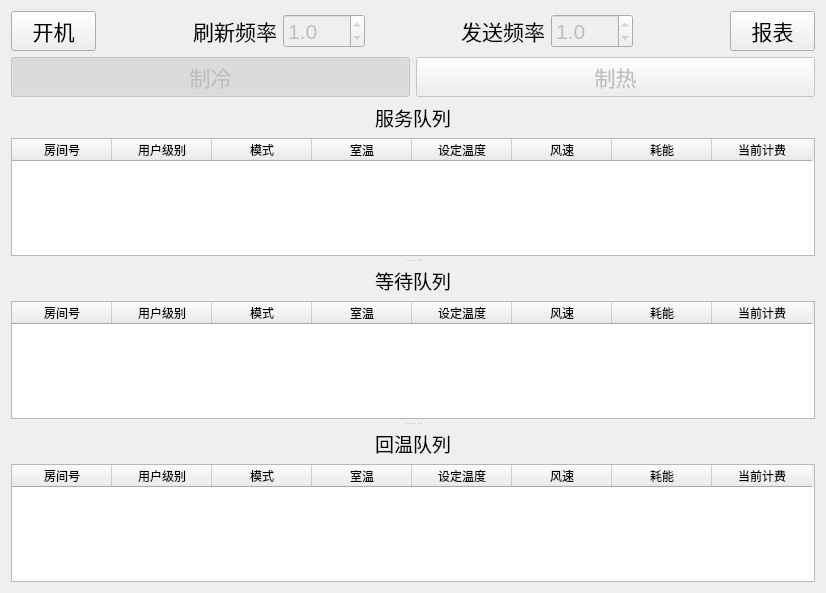
<?xml version="1.0" encoding="UTF-8"?>
<ui version="4.0">
 <class>Form</class>
 <widget class="QWidget" name="Form">
  <property name="geometry">
   <rect>
    <x>0</x>
    <y>0</y>
    <width>826</width>
    <height>593</height>
   </rect>
  </property>
  <property name="windowTitle">
   <string>中控机</string>
  </property>
  <layout class="QVBoxLayout" name="verticalLayout_4">
   <item>
    <layout class="QHBoxLayout" name="horizontalLayout_5">
     <item>
      <widget class="QPushButton" name="btClose">
       <property name="font">
        <font>
         <pointsize>16</pointsize>
        </font>
       </property>
       <property name="text">
        <string>开机</string>
       </property>
      </widget>
     </item>
     <item>
      <widget class="QLabel" name="label_3">
       <property name="text">
        <string/>
       </property>
      </widget>
     </item>
     <item>
      <layout class="QHBoxLayout" name="horizontalLayout_4">
       <item>
        <widget class="QLabel" name="label_2">
         <property name="font">
          <font>
           <pointsize>16</pointsize>
          </font>
         </property>
         <property name="text">
          <string>刷新频率</string>
         </property>
         <property name="alignment">
          <set>Qt::AlignRight|Qt::AlignTrailing|Qt::AlignVCenter</set>
         </property>
         <property name="margin">
          <number>0</number>
         </property>
        </widget>
       </item>
       <item>
        <widget class="QDoubleSpinBox" name="spRefFre">
         <property name="enabled">
          <bool>false</bool>
         </property>
         <property name="font">
          <font>
           <pointsize>16</pointsize>
          </font>
         </property>
         <property name="wrapping">
          <bool>false</bool>
         </property>
         <property name="decimals">
          <number>1</number>
         </property>
         <property name="singleStep">
          <double>0.500000000000000</double>
         </property>
         <property name="value">
          <double>1.000000000000000</double>
         </property>
        </widget>
       </item>
      </layout>
     </item>
     <item>
      <widget class="QLabel" name="label_10">
       <property name="text">
        <string/>
       </property>
      </widget>
     </item>
     <item>
      <layout class="QHBoxLayout" name="horizontalLayout">
       <item>
        <widget class="QLabel" name="label">
         <property name="font">
          <font>
           <pointsize>16</pointsize>
          </font>
         </property>
         <property name="text">
          <string>发送频率</string>
         </property>
         <property name="alignment">
          <set>Qt::AlignRight|Qt::AlignTrailing|Qt::AlignVCenter</set>
         </property>
         <property name="margin">
          <number>0</number>
         </property>
        </widget>
       </item>
       <item>
        <widget class="QDoubleSpinBox" name="spSendFre">
         <property name="enabled">
          <bool>false</bool>
         </property>
         <property name="font">
          <font>
           <pointsize>16</pointsize>
          </font>
         </property>
         <property name="wrapping">
          <bool>false</bool>
         </property>
         <property name="decimals">
          <number>1</number>
         </property>
         <property name="singleStep">
          <double>0.500000000000000</double>
         </property>
         <property name="value">
          <double>1.000000000000000</double>
         </property>
        </widget>
       </item>
      </layout>
     </item>
     <item>
      <widget class="QLabel" name="label_9">
       <property name="text">
        <string/>
       </property>
      </widget>
     </item>
     <item>
      <widget class="QPushButton" name="btReport">
       <property name="font">
        <font>
         <pointsize>16</pointsize>
        </font>
       </property>
       <property name="text">
        <string>报表</string>
       </property>
      </widget>
     </item>
    </layout>
   </item>
   <item>
    <layout class="QHBoxLayout" name="horizontalLayout_2">
     <item>
      <widget class="QPushButton" name="btCold">
       <property name="enabled">
        <bool>false</bool>
       </property>
       <property name="font">
        <font>
         <pointsize>16</pointsize>
        </font>
       </property>
       <property name="text">
        <string>制冷</string>
       </property>
       <property name="checkable">
        <bool>true</bool>
       </property>
       <property name="checked">
        <bool>true</bool>
       </property>
       <property name="autoExclusive">
        <bool>true</bool>
       </property>
      </widget>
     </item>
     <item>
      <widget class="QPushButton" name="btWarm">
       <property name="enabled">
        <bool>false</bool>
       </property>
       <property name="font">
        <font>
         <pointsize>16</pointsize>
        </font>
       </property>
       <property name="text">
        <string>制热</string>
       </property>
       <property name="checkable">
        <bool>true</bool>
       </property>
       <property name="autoExclusive">
        <bool>true</bool>
       </property>
      </widget>
     </item>
    </layout>
   </item>
   <item>
    <widget class="QSplitter" name="splitter">
     <property name="orientation">
      <enum>Qt::Vertical</enum>
     </property>
     <property name="handleWidth">
      <number>10</number>
     </property>
     <widget class="QWidget" name="layoutWidget">
      <layout class="QVBoxLayout" name="verticalLayout">
       <item>
        <widget class="QLabel" name="label_4">
         <property name="font">
          <font>
           <pointsize>14</pointsize>
          </font>
         </property>
         <property name="text">
          <string>服务队列</string>
         </property>
         <property name="alignment">
          <set>Qt::AlignCenter</set>
         </property>
        </widget>
       </item>
       <item>
        <widget class="QTableWidget" name="tbServeQueue">
         <property name="verticalScrollBarPolicy">
          <enum>Qt::ScrollBarAsNeeded</enum>
         </property>
         <property name="horizontalScrollBarPolicy">
          <enum>Qt::ScrollBarAsNeeded</enum>
         </property>
         <property name="sizeAdjustPolicy">
          <enum>QAbstractScrollArea::AdjustToContents</enum>
         </property>
         <property name="editTriggers">
          <set>QAbstractItemView::NoEditTriggers</set>
         </property>
         <property name="sortingEnabled">
          <bool>true</bool>
         </property>
         <attribute name="horizontalHeaderCascadingSectionResizes">
          <bool>false</bool>
         </attribute>
         <attribute name="horizontalHeaderDefaultSectionSize">
          <number>100</number>
         </attribute>
         <attribute name="horizontalHeaderShowSortIndicator" stdset="0">
          <bool>false</bool>
         </attribute>
         <attribute name="horizontalHeaderStretchLastSection">
          <bool>false</bool>
         </attribute>
         <attribute name="verticalHeaderHighlightSections">
          <bool>true</bool>
         </attribute>
         <attribute name="verticalHeaderShowSortIndicator" stdset="0">
          <bool>false</bool>
         </attribute>
         <column>
          <property name="text">
           <string>房间号</string>
          </property>
         </column>
         <column>
          <property name="text">
           <string>用户级别</string>
          </property>
         </column>
         <column>
          <property name="text">
           <string>模式</string>
          </property>
         </column>
         <column>
          <property name="text">
           <string>室温</string>
          </property>
         </column>
         <column>
          <property name="text">
           <string>设定温度</string>
          </property>
         </column>
         <column>
          <property name="text">
           <string>风速</string>
          </property>
         </column>
         <column>
          <property name="text">
           <string>耗能</string>
          </property>
         </column>
         <column>
          <property name="text">
           <string>当前计费</string>
          </property>
         </column>
        </widget>
       </item>
      </layout>
     </widget>
     <widget class="QWidget" name="layoutWidget">
      <layout class="QVBoxLayout" name="verticalLayout_2">
       <item>
        <widget class="QLabel" name="label_5">
         <property name="font">
          <font>
           <pointsize>14</pointsize>
          </font>
         </property>
         <property name="text">
          <string>等待队列</string>
         </property>
         <property name="alignment">
          <set>Qt::AlignCenter</set>
         </property>
        </widget>
       </item>
       <item>
        <widget class="QTableWidget" name="tbWaitQueue">
         <property name="verticalScrollBarPolicy">
          <enum>Qt::ScrollBarAsNeeded</enum>
         </property>
         <property name="horizontalScrollBarPolicy">
          <enum>Qt::ScrollBarAsNeeded</enum>
         </property>
         <property name="sizeAdjustPolicy">
          <enum>QAbstractScrollArea::AdjustToContents</enum>
         </property>
         <property name="editTriggers">
          <set>QAbstractItemView::NoEditTriggers</set>
         </property>
         <property name="sortingEnabled">
          <bool>true</bool>
         </property>
         <attribute name="horizontalHeaderCascadingSectionResizes">
          <bool>false</bool>
         </attribute>
         <attribute name="horizontalHeaderDefaultSectionSize">
          <number>100</number>
         </attribute>
         <attribute name="horizontalHeaderShowSortIndicator" stdset="0">
          <bool>false</bool>
         </attribute>
         <attribute name="horizontalHeaderStretchLastSection">
          <bool>false</bool>
         </attribute>
         <attribute name="verticalHeaderHighlightSections">
          <bool>true</bool>
         </attribute>
         <attribute name="verticalHeaderShowSortIndicator" stdset="0">
          <bool>false</bool>
         </attribute>
         <column>
          <property name="text">
           <string>房间号</string>
          </property>
         </column>
         <column>
          <property name="text">
           <string>用户级别</string>
          </property>
         </column>
         <column>
          <property name="text">
           <string>模式</string>
          </property>
         </column>
         <column>
          <property name="text">
           <string>室温</string>
          </property>
         </column>
         <column>
          <property name="text">
           <string>设定温度</string>
          </property>
         </column>
         <column>
          <property name="text">
           <string>风速</string>
          </property>
         </column>
         <column>
          <property name="text">
           <string>耗能</string>
          </property>
         </column>
         <column>
          <property name="text">
           <string>当前计费</string>
          </property>
         </column>
        </widget>
       </item>
      </layout>
     </widget>
     <widget class="QWidget" name="layoutWidget">
      <layout class="QVBoxLayout" name="verticalLayout_3">
       <item>
        <widget class="QLabel" name="label_6">
         <property name="font">
          <font>
           <pointsize>14</pointsize>
          </font>
         </property>
         <property name="text">
          <string>回温队列</string>
         </property>
         <property name="alignment">
          <set>Qt::AlignCenter</set>
         </property>
        </widget>
       </item>
       <item>
        <widget class="QTableWidget" name="tbTempQueue">
         <property name="verticalScrollBarPolicy">
          <enum>Qt::ScrollBarAsNeeded</enum>
         </property>
         <property name="horizontalScrollBarPolicy">
          <enum>Qt::ScrollBarAsNeeded</enum>
         </property>
         <property name="sizeAdjustPolicy">
          <enum>QAbstractScrollArea::AdjustToContents</enum>
         </property>
         <property name="editTriggers">
          <set>QAbstractItemView::NoEditTriggers</set>
         </property>
         <property name="sortingEnabled">
          <bool>true</bool>
         </property>
         <attribute name="horizontalHeaderCascadingSectionResizes">
          <bool>false</bool>
         </attribute>
         <attribute name="horizontalHeaderDefaultSectionSize">
          <number>100</number>
         </attribute>
         <attribute name="horizontalHeaderShowSortIndicator" stdset="0">
          <bool>false</bool>
         </attribute>
         <attribute name="horizontalHeaderStretchLastSection">
          <bool>false</bool>
         </attribute>
         <attribute name="verticalHeaderHighlightSections">
          <bool>true</bool>
         </attribute>
         <attribute name="verticalHeaderShowSortIndicator" stdset="0">
          <bool>false</bool>
         </attribute>
         <column>
          <property name="text">
           <string>房间号</string>
          </property>
         </column>
         <column>
          <property name="text">
           <string>用户级别</string>
          </property>
         </column>
         <column>
          <property name="text">
           <string>模式</string>
          </property>
         </column>
         <column>
          <property name="text">
           <string>室温</string>
          </property>
         </column>
         <column>
          <property name="text">
           <string>设定温度</string>
          </property>
         </column>
         <column>
          <property name="text">
           <string>风速</string>
          </property>
         </column>
         <column>
          <property name="text">
           <string>耗能</string>
          </property>
         </column>
         <column>
          <property name="text">
           <string>当前计费</string>
          </property>
         </column>
        </widget>
       </item>
      </layout>
     </widget>
    </widget>
   </item>
  </layout>
  <zorder>splitter</zorder>
  <zorder>spSendFre</zorder>
  <zorder>layoutWidget_2</zorder>
 </widget>
 <resources/>
 <connections/>
</ui>
